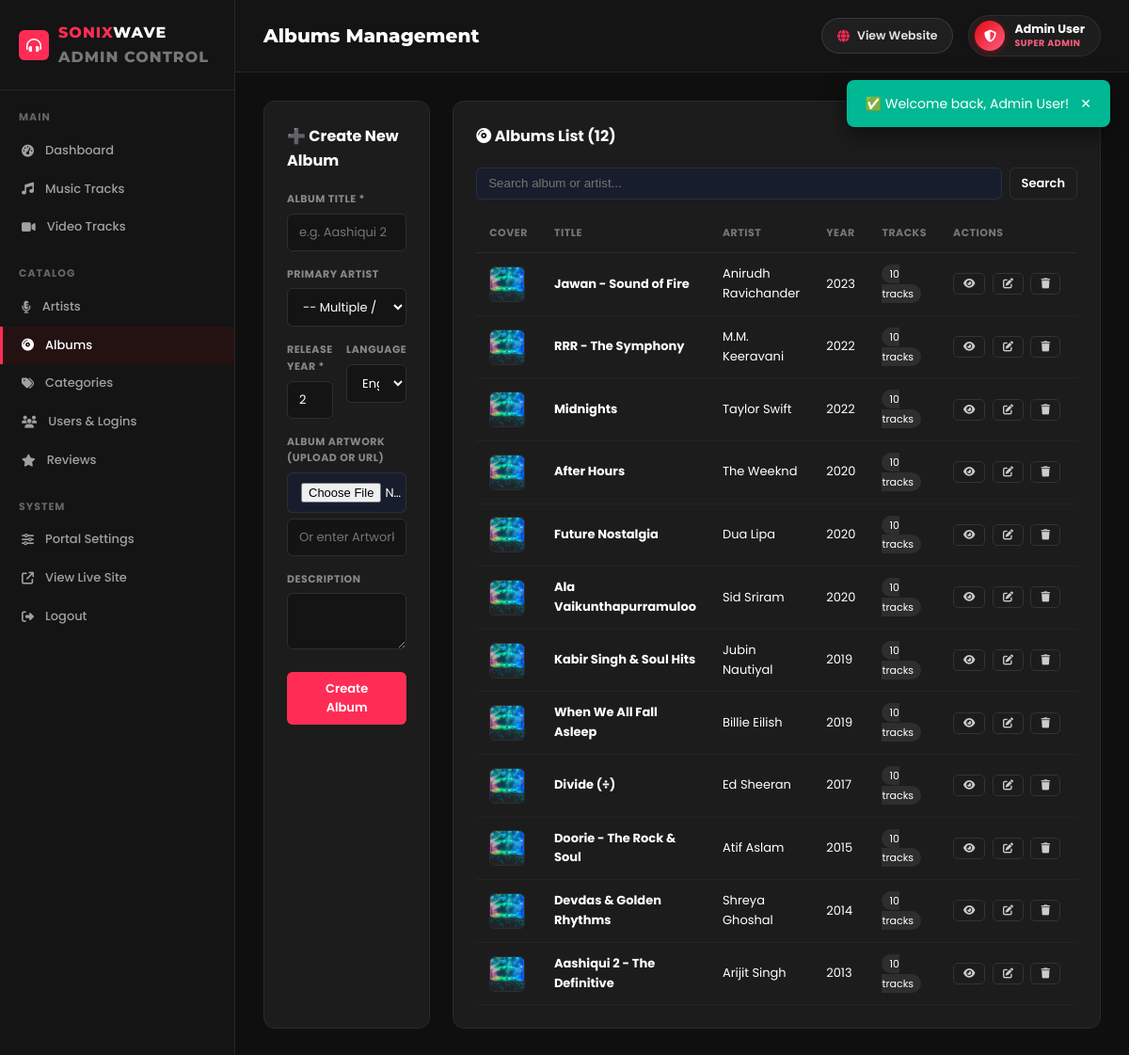
/admin/albums.php (signed in), run on an earlier commit of the app's database.
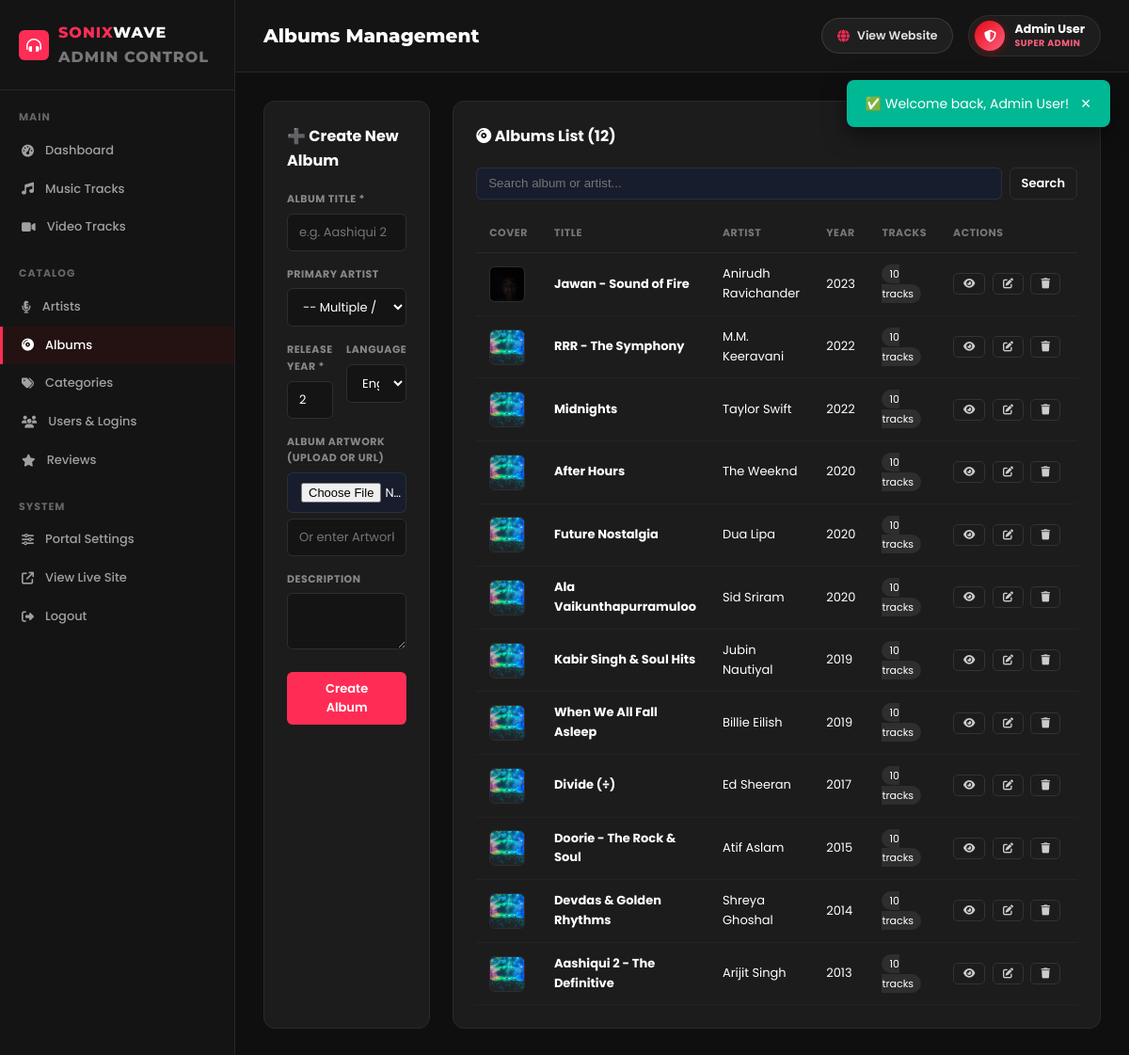
And on a later commit of the database.
### tables this page shows
CREATE TABLE `albums` (
  `id` int(11) NOT NULL AUTO_INCREMENT,
  `title` varchar(150) NOT NULL,
  `artist_id` int(11) DEFAULT NULL,
  `year` year(4) NOT NULL,
  `cover_image` varchar(500) DEFAULT NULL,
  `description` text DEFAULT NULL,
  `language` varchar(50) DEFAULT NULL,
  `created_at` datetime DEFAULT current_timestamp(),
  PRIMARY KEY (`id`),
  KEY `artist_id` (`artist_id`),
  CONSTRAINT `albums_ibfk_1` FOREIGN KEY (`artist_id`) REFERENCES `artists` (`id`) ON DELETE SET NULL
);

CREATE TABLE `artists` (
  `id` int(11) NOT NULL AUTO_INCREMENT,
  `name` varchar(100) NOT NULL,
  `bio` text DEFAULT NULL,
  `image` varchar(500) DEFAULT NULL,
  `language` varchar(50) DEFAULT NULL,
  `created_at` datetime DEFAULT current_timestamp(),
  PRIMARY KEY (`id`)
);

### includes/auth.php (called while the page is built, shortened)
<?php
function resolveMediaUrl(?string $path, string $type = 'cover'): string {
    if (str_starts_with($path, 'http://') || str_starts_with($path, 'https://')) {
        return $path;
    }
    if ($type === 'cover') {
        return SITE_URL . '/assets/images/covers/' . ltrim($path, '/');
    } elseif ($type === 'music') {
        return SITE_URL . '/assets/uploads/music/' . ltrim($path, '/');
    } elseif ($type === 'video') {
        return SITE_URL . '/assets/uploads/videos/' . ltrim($path, '/');
    } elseif ($type === 'artist') {
        return SITE_URL . '/assets/images/artists/' . ltrim($path, '/');
    }
    return SITE_URL . '/' . ltrim($path, '/');
}
function clean(string $str): string {
    return htmlspecialchars(strip_tags(trim($str)));
}

### admin/albums.php (the view, shortened to what the changed rows need)
<?php
require_once __DIR__ . '/includes/admin-header.php';
$pdo = getDB();
$where = ['1=1'];
$params = [];
$stmt = $pdo->prepare("
    SELECT al.*, a.name as artist_name, COUNT(m.id) as track_count
    FROM albums al
    LEFT JOIN artists a ON al.artist_id = a.id
    LEFT JOIN music m ON m.album_id = al.id
    WHERE " . implode(' AND ', $where) . "
    GROUP BY al.id
    ORDER BY al.year DESC
");
$stmt->execute($params);
$albums = $stmt->fetchAll();
?>
<div class="admin-two-col">
  <div class="admin-box">
    <table class="admin-table">
      <thead>
        <tr>
          <th>Cover</th>
          <th>Title</th>
          <th>Artist</th>
          <th>Year</th>
          <th>Tracks</th>
          <th>Actions</th>
        </tr>
      </thead>
      <tbody>
        <?php if (empty($albums)): ?>
          <tr><td colspan="6" style="text-align:center; padding:20px; color:var(--text-muted);">No albums found.</td></tr>
        <?php else: ?>
          <?php foreach ($albums as $al): ?>
          <tr>
            <td>
              <img src="<?= resolveMediaUrl($al['cover_image'], 'cover') ?>" width="38" height="38" style="border-radius:6px; object-fit:cover; border:1px solid var(--border);" onerror="this.onerror=null; this.src='<?= SITE_URL ?>/assets/images/covers/cover_pop.jpg';">
            </td>
            <td><strong><?= clean($al['title']) ?></strong></td>
            <td><?= clean($al['artist_name'] ?? 'Soundtrack') ?></td>
            <td><?= $al['year'] ?></td>
            <td><span class="badge-tag"><?= $al['track_count'] ?> tracks</span></td>
            <td style="white-space:nowrap;">
              <a href="<?= SITE_URL ?>/pages/album-detail.php?id=<?= $al['id'] ?>" target="_blank" class="tbl-btn" title="View Public Album"><i class="fas fa-eye"></i></a>
              <a href="<?= SITE_URL ?>/admin/albums.php?action=edit&id=<?= $al['id'] ?>" class="tbl-btn" title="Edit"><i class="fas fa-edit"></i></a>
              <a href="<?= SITE_URL ?>/admin/albums.php?action=delete&id=<?= $al['id'] ?>" class="tbl-btn danger" onclick="return confirm('Delete this album?')" title="Delete"><i class="fas fa-trash"></i></a>
            </td>
          </tr>
          <?php endforeach; ?>
        <?php endif; ?>
      </tbody>
    </table>
  </div>
</div>
<?php require_once __DIR__ . '/includes/admin-footer.php'; ?>

What changed in the data, as far as the page shows it:
changed albums "Jawan - Sound of Fire": cover_image: picture added in place of a placeholder
